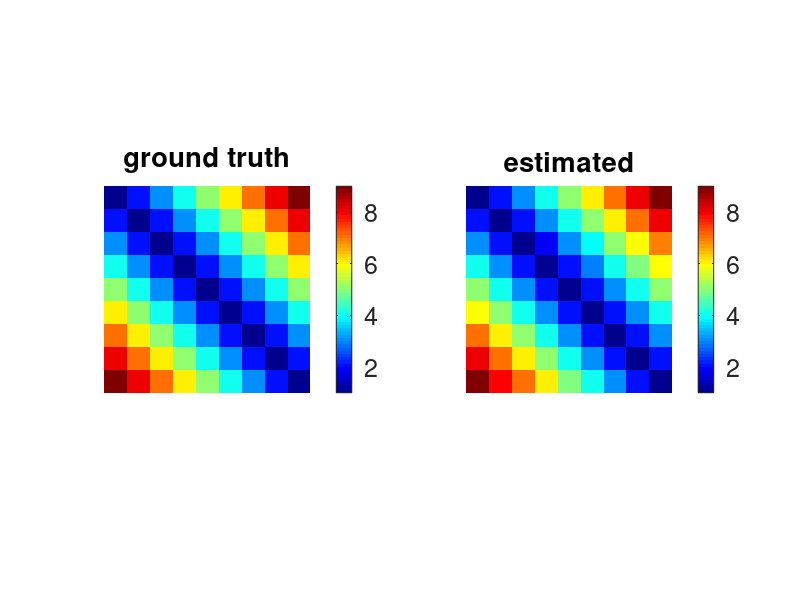

Write MATLAB code to recreate this figure.
set(0, 'DefaultAxesFontSize', 18);
set(0, 'DefaultFigureColor', 'w');
addpath(genpath('utils'))
clear
close all
A = toeplitz(1:9);

X = rand(9);
B = A * X;

A_sol = B*X'/(X*X');

figure(1)
subplot(1,2,1)
imagesc(A)
axis image off
colorbar
title('ground truth')

subplot(1,2,2)
imagesc(A_sol)
axis image off, colormap jet
colorbar
title('estimated')